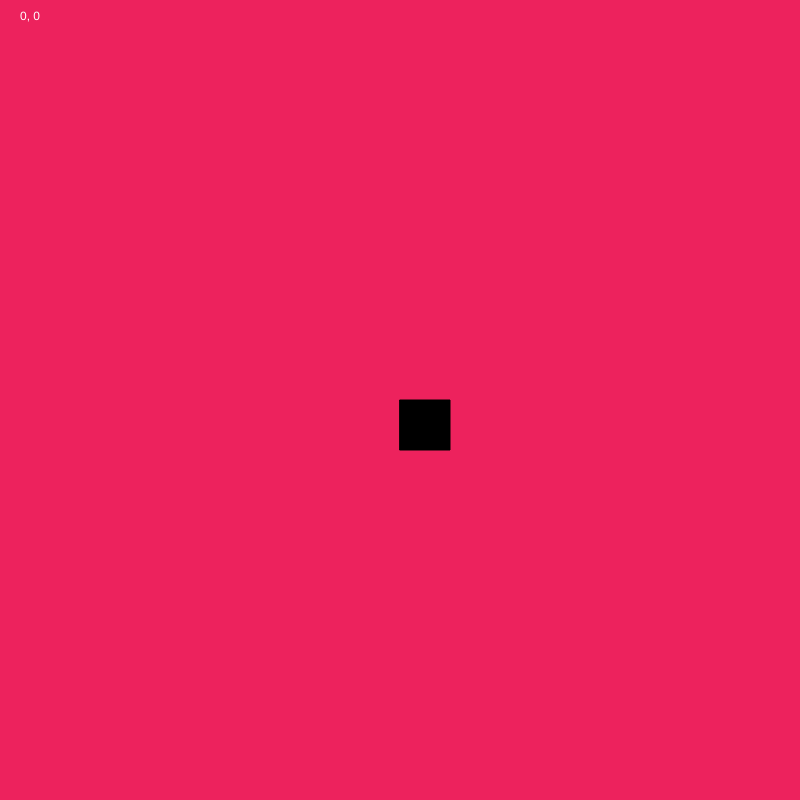
Frame 1 (no input)
Frame 60 (no input): identical to frame 1, image omitted
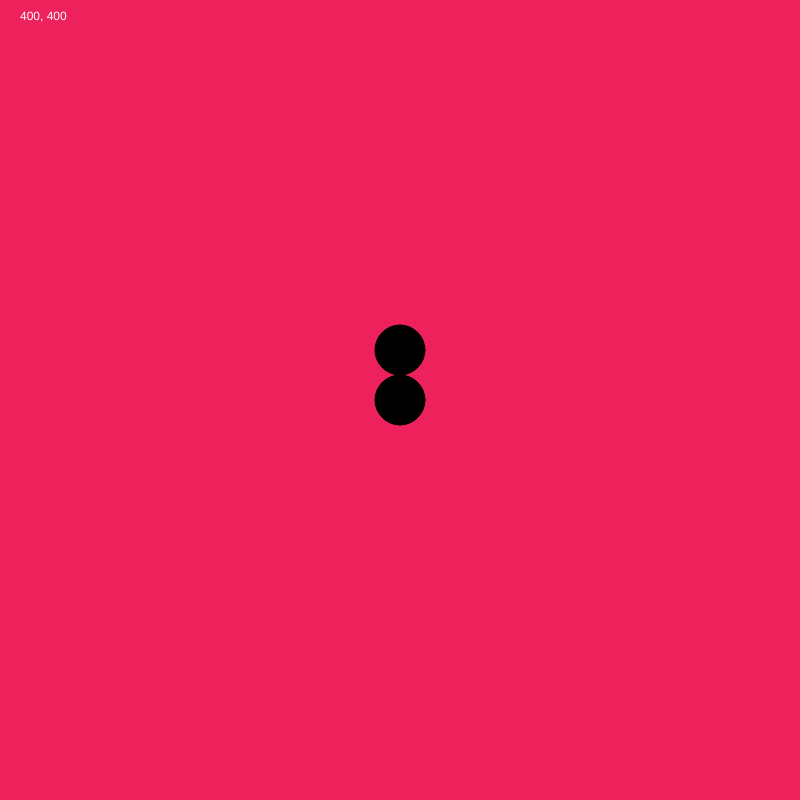
Frame 120 (the mouse pressed at the canvas centre since frame 60)

The p5.js sketch that drew these frames (run headless with seeded random() and noise() and a simulated clock; from frame 60 on, the mouse is pressed at the canvas centre):

// p5.js sketch
// ── sketch.js
function setup() {
  // put setup code here
//  createCanvas(windowWidth, windowHeight);
  createCanvas(800, 800) ;
}

function draw() {
  background(237, 34, 93);
  fill(0);

  if (mouseIsPressed) {
    // the pressed down state
    ellipse(width / 2, height / 2, 50, 50);
    ellipse(width / 2, height / 2 - 50, 50, 50);



  } else {
    // the not-pressed state
    rect(width / 2, height / 2, 50, 50);


  }

  fill(255);
  text(mouseX + ", " + mouseY, 20, 20);

}



function mouseReleased() {
  console.log(mouseX + ',' + mouseY);
}
